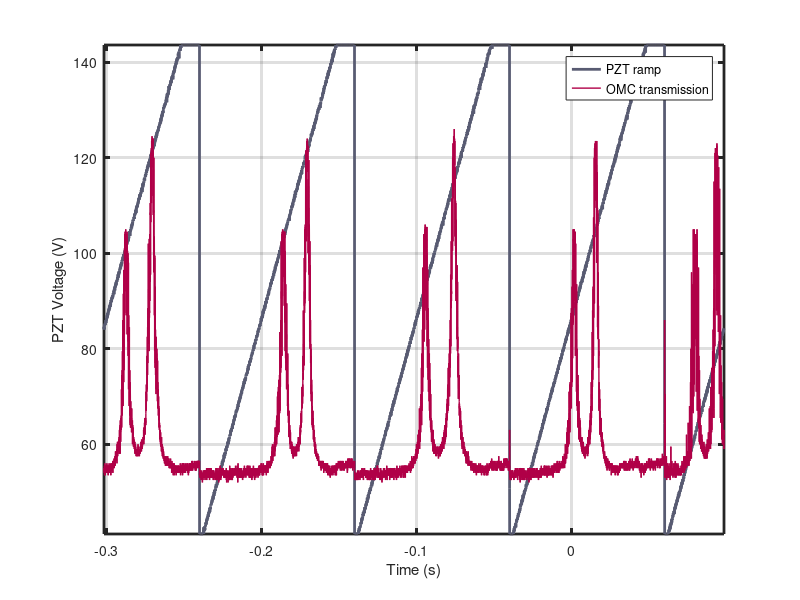

Recreate this plot in MATLAB. (Note: this script raises an error after producing the figure.)
function pztdccal()

load pztdccal.mat % data is time, trans, and ramp

save = 1;

f_ = figure();
set(f_,'Units','Pixels','Position',[0 0 650 400],'Color','white');
if save
    set(f_,'Visible','Off')
end
ax_ = axes;
set(ax_,'Units','normalized','OuterPosition',[0 0 1 1],'LineWidth',2);
set(ax_,'Box','on');
grid on
axes(ax_); hold on;

tscale = 500;
toff = 50;

peakcolor = ['b0'; '00'; '47'];
rampcolor = ['58'; '5b'; '72'];

hold on
plot(time,ramp,'LineWidth',2,'Color',hex2dec(rampcolor)'/255)
plot(time,trans*tscale+toff,'LineWidth',1,'Color',hex2dec(peakcolor)'/255)
if save
    set(f_,'Visible','Off')
end
axis tight
ylabel('PZT Voltage (V)')
xlabel('Time (s)')
legend('PZT ramp','OMC transmission')

if save
    export_fig('pztdccal.pdf','-painters')
end
end